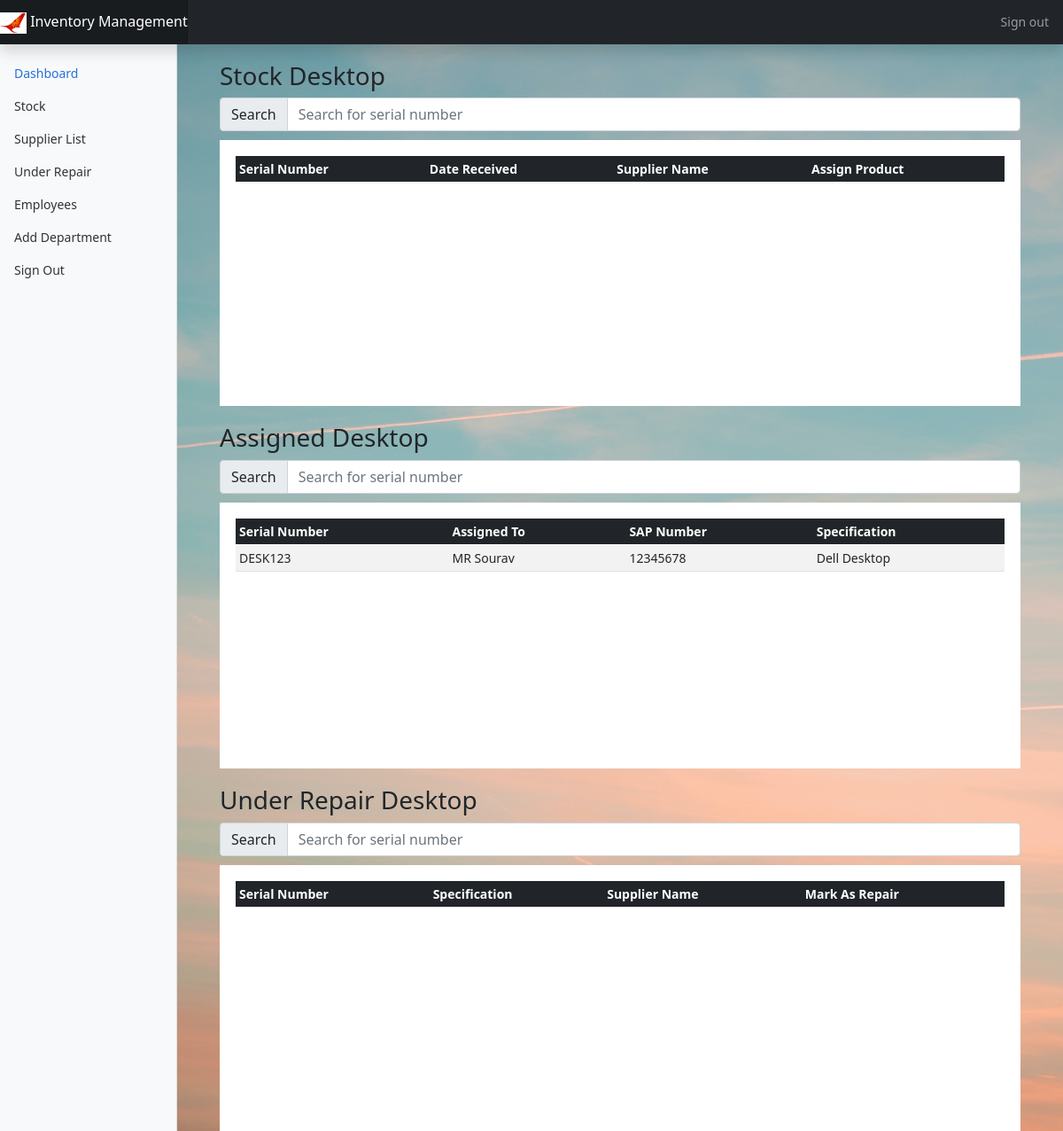
The app's page /products/DESKTOP (signed in) with its own data.
### main/models.py (models this page shows)
class Assign(models.Model):
    prod_id = models.AutoField(primary_key=True)
    prod_name = models.CharField(max_length=50,default=' ')
    serial_num = models.CharField(max_length=100, unique=True,default=' ')
    specification = models.TextField(default=' ')
    date_received = models.DateField(default=date.today)
    supplier = models.ForeignKey(Supplier,on_delete=models.CASCADE,default=1)
    emp_id = ForeignKey(Employee,on_delete=models.CASCADE)

class Employee(models.Model):
    emp_id = models.AutoField(primary_key=True)
    sap_number = models.CharField(max_length = 8,unique=True,default="")
    staff_number = models.CharField(max_length = 10,unique=True,default="")
    name = models.CharField(max_length=50)
    contact = models.CharField(max_length=15,unique=True)
    designation = models.CharField(max_length=50)
    department = models.CharField(max_length=20,default=' ')
    floor = models.IntegerField(default=0,validators=[MinValueValidator(0)])
    desk_num = models.CharField(max_length=20,unique=True)
    def __str__(self):
        return self.name

### main/views.py (the view)
# urls.py: path('products/<slug:slug>',views.showProduct,name='showProduct'),
@login_required(login_url='/auth/login')
def showProduct(request,slug):
    if slug == "all":
        stock = models.Stock.objects.all()
        assign = models.Assign.objects.all()
        repair = models.Repair.objects.all()
    else:
        stock = models.Stock.objects.filter(prod_name = slug)
        assign = models.Assign.objects.filter(prod_name = slug)
        repair = models.Repair.objects.filter(prod_name = slug)
    context = {
        "itemType" : slug,
        "stock" : stock,
        "assign" : assign,
        "repair" : repair,
        "assignForm" : forms.assignProduct()
    }
    return render(request,'main/listProduct.html',context)

### main/forms.py
class assignProduct(forms.Form):
    sap_number = forms.CharField(max_length=8,widget=forms.TextInput(attrs={'class':'form-control','placeholder':'SAP Number'}))
    staff_number = forms.CharField(max_length=10,widget=forms.TextInput(attrs={'class':'form-control','placeholder':'Staff Number'}))

### templates/main/listProduct.html (shortened to what this page needs)
{% extends 'main/base.html' %}
{% block content %}
{% include 'main/navbar.html' %}
<main class="col-md-9 ms-sm-auto col-lg-10 px-md-4">
    <div class="container-fluid box">
      <h3>Stock {{ itemType.capitalize }}</h3>
      <div class="input-group flex-nowrap" style="margin-bottom: 10px;">
        <span class="input-group-text" id="addon-wrapping">Search</span>
        <input type="text" class="form-control" id="mySerialInput1" onkeyup="showProduct()" placeholder="Search for serial number" title="Type in a serial number" aria-describedby="addon-wrapping">
      </div>
      <div class="table-responsive table-box ">
        <table class="table table-striped table-sm table-hover" id="stockTable">
          <thead class="header table-dark">
            <tr>
              <th scope="col">Serial Number</th>
              <th scope="col">Date Received</th>
              <th scope="col">Supplier Name</th>
              <th scope="col">Assign Product</th>
            </tr>
          </thead>
        </table>
      </div>
    </div>
    <div class="container-fluid box">
      <h3>Assigned {{itemType.capitalize}}</h3>
      <div class="input-group flex-nowrap" style="margin-bottom: 10px;">
        <span class="input-group-text" id="addon-wrapping">Search</span>
        <input type="text" class="form-control" id="mySerialInput2" onkeyup="showAssignedProduct()" placeholder="Search for serial number" title="Type in a serial number" aria-describedby="addon-wrapping">
      </div>
      <div class="table-responsive table-box">
        <table class="table table-striped table-sm table-hover" id="assignmentTable">
          <thead class="header table-dark">
            <tr>
              <th scope="col">Serial Number</th>
              <th scope="col">Assigned To</th>
              <th scope="col">SAP Number</th>
              <th scope="col">Specification</th>
            </tr>
          </thead>
          <tbody>
            {% for item in assign %}
            <tr>
              <td>{{ item.serial_num }}</td>
              <td>{{ item.emp_id }}</td>
              <td>{{ item.emp_id.sap_number }}</td>
              <td>{{ item.specification }}</td>
            </tr>
            {% endfor %}
          </tbody>
        </table>
      </div>
    </div>
    <div class="container-fluid box">
      <h3>Under Repair {{itemType.capitalize}}</h3>
      <div class="input-group flex-nowrap" style="margin-bottom: 10px;">
        <span class="input-group-text" id="addon-wrapping">Search</span>
        <input type="text" class="form-control" id="mySerialInput3" onkeyup="showUnderRepairProduct()" placeholder="Search for serial number" title="Type in a serial number" aria-describedby="addon-wrapping">
      </div>
      <div class="table-responsive table-box">
        <table class="table table-striped table-sm table-hover" id="underRepairTable">
          <thead class="header table-dark">
            <tr>
                <th scope="col">Serial Number</th>
                <th scope="col">Specification</th>
                <th scope="col">Supplier Name</th>
                <th scope="col">Mark As Repair</th>
            </tr>
          </thead>
        </table>
      </div>
    </div>
    </main>
  </div>
</div>
{% endblock %}

### static/css/main.css (style rules this page uses)
body { background-color: #F3F1F5; }
.table-responsive { max-height:300px; }
.table-box { height: 300px; background-color: white; padding: 2%; }
.header { background-color: bisque; position: sticky; top: 0; }
.box { margin-top: 2%; }

### static/css/dashboard.css (style rules this page uses)
body { font-size: .875rem; }

### records on screen
Assign: capitalize "Desktop", serial_num "DESK123", emp_id "MR Sourav", emp_id.sap_number "12345678", specification "Dell Desktop"
